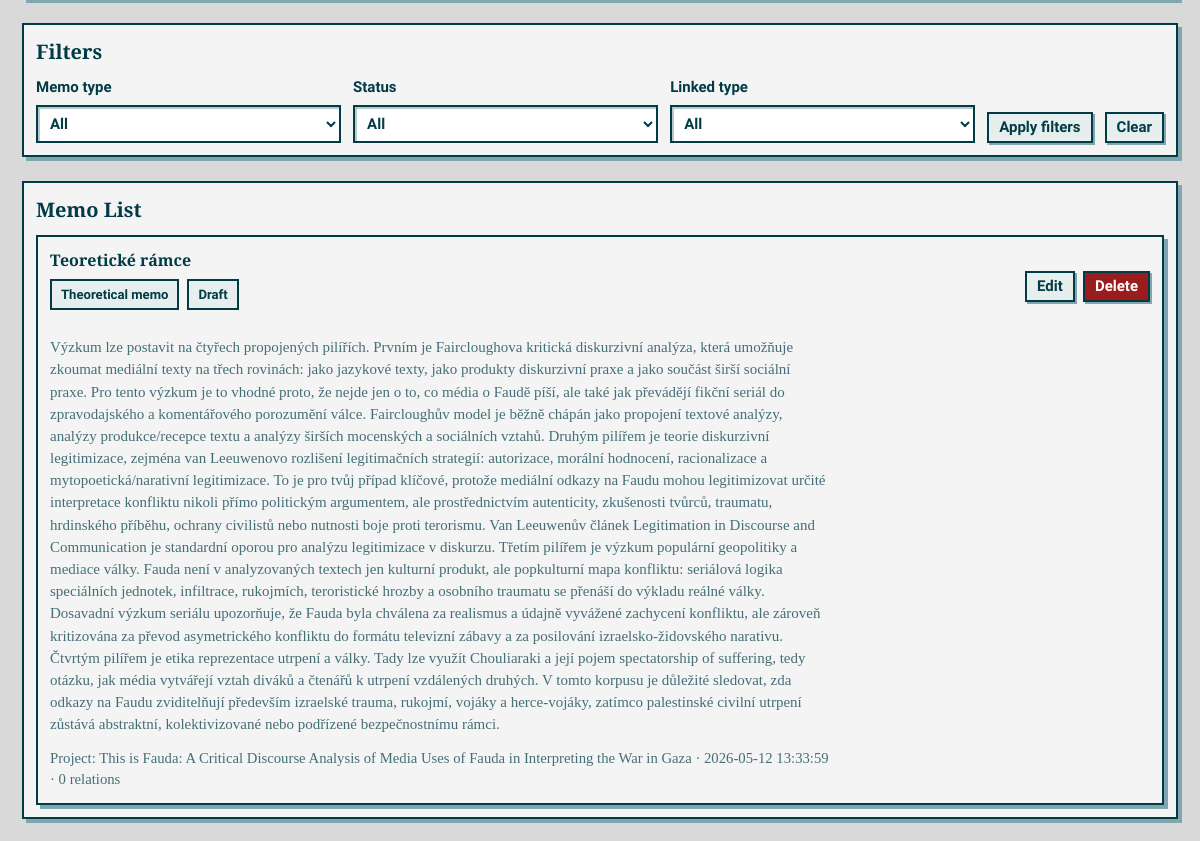
Before: /memos (lower part) with the older database file.
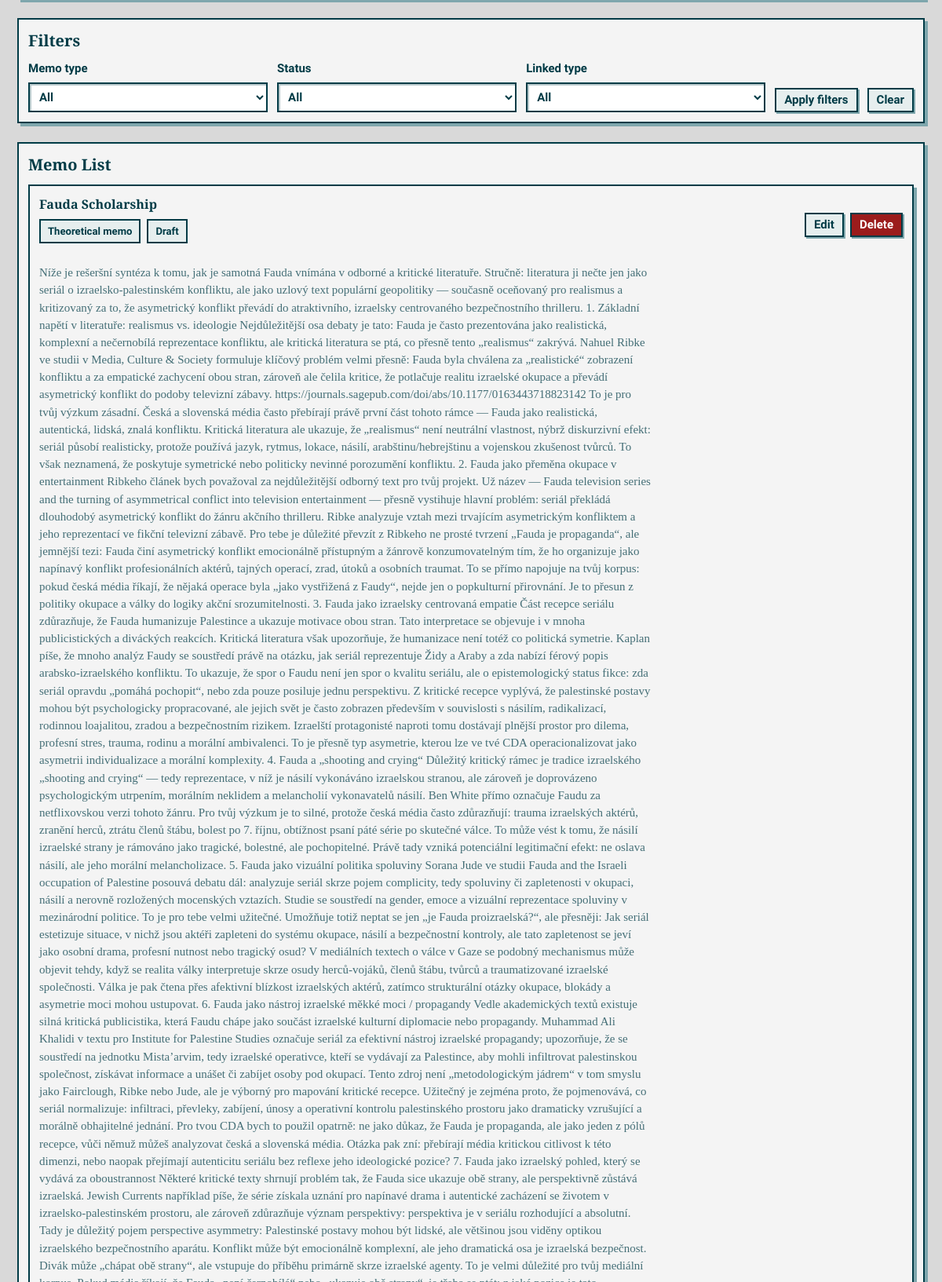
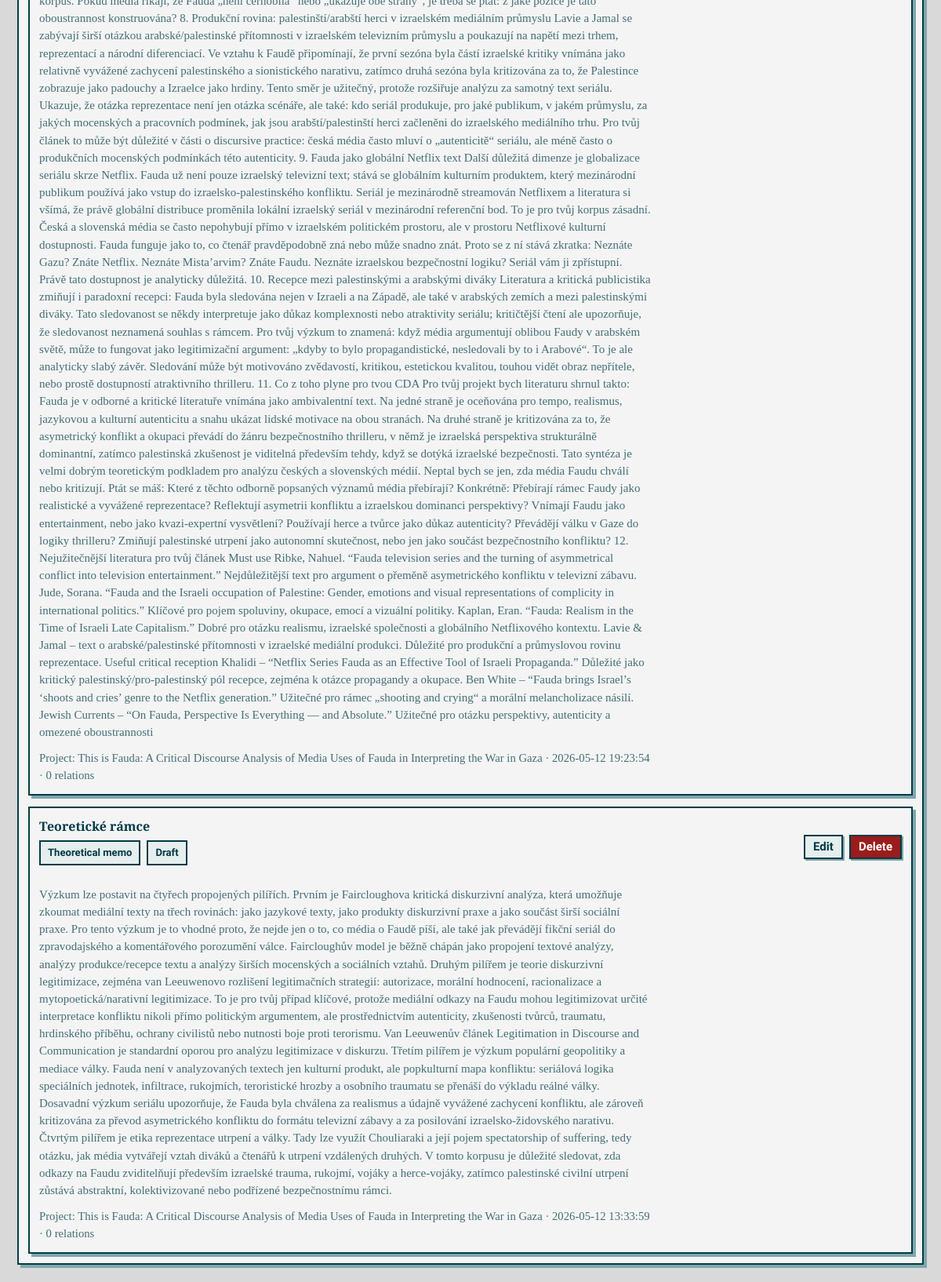
After: the same page with the newer database file (2 pictures, top to bottom).
### tables this page shows
CREATE TABLE memos (
    id INTEGER PRIMARY KEY AUTOINCREMENT,
    project_id INTEGER NOT NULL,
    title TEXT NOT NULL,
    body TEXT,
    memo_type TEXT NOT NULL DEFAULT 'analytic',
    linked_entity_type TEXT,
    linked_entity_id INTEGER,
    status TEXT NOT NULL DEFAULT 'draft',
    created_at TEXT NOT NULL DEFAULT CURRENT_TIMESTAMP,
    updated_at TEXT NOT NULL DEFAULT CURRENT_TIMESTAMP,
    FOREIGN KEY (project_id) REFERENCES projects (id) ON DELETE CASCADE
);

### app.py (the view)
    @app.route("/memos")
    def memos():
        active_project = get_active_project()
        filters = {
            "memo_type": request.args.get("memo_type", "").strip(),
            "status": request.args.get("status", "").strip(),
            "linked_entity_type": request.args.get("linked_entity_type", "").strip(),
            "linked_entity_id": request.args.get("linked_entity_id", "").strip(),
        }
        memo_rows = get_memos_for_project(active_project["id"], filters)
        return render_template(
            "memos.html",
            title="Memos",
            active_page="memos",
            active_project=active_project,
            memos=memo_rows,
            filters=filters,
            memo_type_labels=MEMO_TYPES,
            memo_status_labels=MEMO_STATUSES,
            documents=get_documents_for_memo_links(active_project["id"]),
            segments=get_segments_for_memo_links(active_project["id"]),
            codes=get_open_codes_for_project(active_project["id"]),
        )

### app.py (called while the page is built)
def get_db() -> sqlite3.Connection:
    if "db" not in g:
        g.db = sqlite3.connect(DATABASE)
        g.db.row_factory = sqlite3.Row
        g.db.execute("PRAGMA foreign_keys = ON")
    return g.db

def query_one(sql: str, params: tuple = ()) -> sqlite3.Row | None:
    return get_db().execute(sql, params).fetchone()

def query_all(sql: str, params: tuple = ()) -> list[sqlite3.Row]:
    return get_db().execute(sql, params).fetchall()

def get_project(project_id: int) -> sqlite3.Row | None:
    return query_one(
        """
        SELECT id, name, description, methodology_mode, status, last_opened_at,
               research_goal, principal_investigator, created_at, updated_at
        FROM projects
        WHERE id = ? AND status != 'deleted'
        """,
        (project_id,),
    )

def project_supports_gt(project: sqlite3.Row | dict) -> bool:
    return project["methodology_mode"] in {"gt", "mixed"}

def project_supports_cda(project: sqlite3.Row | dict) -> bool:
    return project["methodology_mode"] in {"cda", "mixed"}

def get_open_codes_for_project(project_id: int) -> list[sqlite3.Row]:
    return get_codes_for_project(project_id, "open")

### templates/memos.html (shortened to what this page needs)
{% extends "base.html" %}
{% block content %}
<section class="info-panel import-panel">
    <h2>Filters</h2>
    <form class="filter-form" action="{{ url_for('memos') }}" method="get">
        <label>
            <span>Memo type</span>
            <select name="memo_type">
                <option value="">All</option>
            </select>
        </label>
        <label>
            <span>Status</span>
            <select name="status">
                <option value="">All</option>
            </select>
        </label>
        <label>
            <span>Linked type</span>
            <select name="linked_entity_type">
                <option value="">All</option>
            </select>
        </label>
        <button type="submit" class="button-secondary">Apply filters</button>
        <a class="button-secondary" href="{{ url_for('memos') }}">Clear</a>
    </form>
</section>
<section class="info-panel">
    <h2>Memo List</h2>
    {% if memos %}
        <div class="memo-list">
            {% for memo in memos %}
                <article class="memo-card">
                    <div class="segment-card-header">
                        <div>
                            <h3>{{ memo.title }}</h3>
                            <div class="code-badge-row">
                                <span class="memo-type-badge">{{ memo_type_labels[memo.memo_type] }}</span>
                                <span class="status-badge">{{ memo_status_labels[memo.status] }}</span>
                            </div>
                        </div>
                        <div class="actions-cell">
                            <a class="button-secondary" href="{{ url_for('edit_memo', memo_id=memo.id) }}">Edit</a>
                            <form class="confirm-delete" data-confirm="Delete this memo?" action="{{ url_for('delete_memo', memo_id=memo.id) }}" method="post">
                                <button type="submit" class="button-danger">Delete</button>
                            </form>
                        </div>
                    </div>
                    <p>{{ memo.body }}</p>
                    <p class="muted-text">{{ memo.linked_entity_label }} · {{ memo.created_at }} · {{ memo.relation_count }} relations</p>
                </article>
            {% endfor %}
        </div>
    {% else %}
        <p>No memos found.</p>
    {% endif %}
</section>
{% endblock %}

Changed rows visible on the page:
added memos: title "Fauda Scholarship", memo_type "Theoretical memo", status "Draft", body "Níže je rešeršní syntéza k tomu, jak je samotná Fauda vnímána v odborné a kritické literatuře. Stručně: literatura ji nečte jen jako seriál o izraelsko-palestinském konfliktu, ale jako uzlový text populární geopolitiky — současně oceňovaný pro realismus a kritizovaný za to, že asymetrický konflikt převádí do atraktivního, izraelsky centrovaného bezpečnostního thrilleru. 1. Základní napětí v literatuře: realismus vs. ideologie Nejdůležitější osa debaty je tato: Fauda je často prezentována jako realistická, komplexní a nečernobílá reprezentace konfliktu, ale kritická literatura se ptá, co přesně tento „realismus“ zakrývá. Nahuel Ribke ve studii v Media, Culture & Society formuluje klíčový…", linked_entity_label "Project: This is Fauda: A Critical Discourse Analysis of Media Uses of Fauda in Interpreting the War in Gaza", created_at "2026-05-12 19:23:54", relation_count "0"
